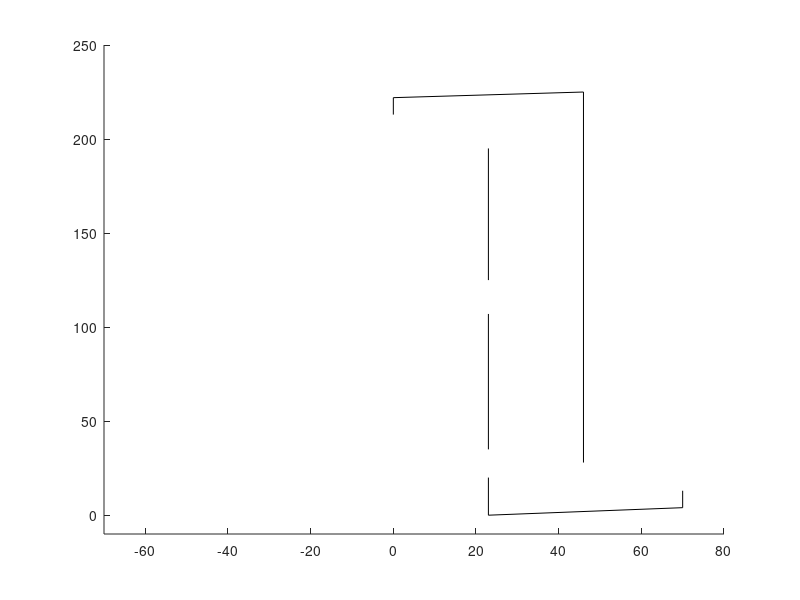

This chart was generated by the following MATLAB code:
function []=DrawFont()

%
% Create a vector of points to use for defining straight line segments.
%
 Points=[70 23 23 23  23  23  23    0   0  46 46 70 
          4  0 20 35 107 125 195  213 222 225 28 13]
%
% Create a matrix that can be used to store the control points for the 
% Bezi'er curves. In the exercise you will successively add more points
% into this matrix.
%
 Control=[0 
          0]
%
% Code that can be used to cerate an "italic style" d.
% 
if 0,
 L=[1,0.07;0 1];  , Points=L*Points; Control=L*Control;
end;

%
% Set up a new figure window and draw line segments.
%
 clf,hold on,axis([-70 80 -10 250])
 plot(Points(1,[12,1:3]),Points(2,[12,1:3]),'k')
 plot(Points(1,4:5),Points(2,4:5),'k')
 plot(Points(1,6:7),Points(2,6:7),'k')
 plot(Points(1,8:11),Points(2,8:11),'k')

%
% Here you should set up control points for curve segment A and draw
% the curve using your Bezier spline function. The curve should start at  
% point P1 and end at point P2
%
% Add the new control points into the matrix Control above. And access
% them in the same was we access coordinates from the Points matrix, e.g.  
%
%  C1=Control(:,1)
% 
% where column 1 of the Control matrix holds the coordinates for control
% point C1.
%
 P1=Points(:,7);,P2=Points(:,8);
 
%
% Here you should set up control points for curve segment B and draw
% the curve. (This part of the exercise is optional)
%
 P1=Points(:,11);,P2=Points(:,12);
 
%
% Here you should set up multiple interpolation points and control points
% corresponding to the outer arc. The curve starts at P1 and ends at P4. 
% We need two additional interpolation points P2 and P3 where the curve 
% touches the line y=0 and the line x=A, where A is picked so that the 
% curve looks ok.
%
 P1=Points(:,3);P4=Points(:,6);
 
%
% Set up the control points needed to draw the inner arc. Now it is enough 
% to use one additional interpolation point to determine where the curve 
% should tangent the line x=B. It is required that B>A or the inner arc
% will cross the outer one. 
%
 P1=Points(:,4);P3=Points(:,5);
 